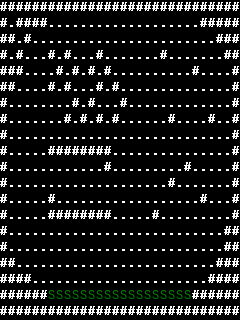

Tiled map render using the project's own tile images. Description and the whole map definition, tile-layer contents included, below:
An orthogonal 30x20 tile map with 8x16 px tiles, 1 tile layer (Terrain), 1 hidden layer not drawn.

<map version="1.10" tiledversion="1.11.2" orientation="orthogonal" renderorder="right-down" width="30" height="20" tilewidth="8" tileheight="16" infinite="0" nextlayerid="3" nextobjectid="1">
 <tileset firstgid="1" source="tileset/editor.tsx" />
 <layer id="1" name="Terrain" width="30" height="20">
  <data encoding="csv">
5,5,5,5,5,5,5,5,5,5,5,5,5,5,5,5,5,5,5,5,5,5,5,5,5,5,5,5,5,5,
5,1,5,5,5,5,1,1,1,1,1,1,1,1,1,1,1,1,1,1,1,1,1,1,1,5,5,5,5,5,
5,5,1,5,1,1,1,1,1,1,1,1,1,1,1,1,1,1,1,1,1,1,1,1,1,1,1,5,5,5,
5,1,5,1,1,1,5,1,5,1,1,1,5,1,1,1,1,1,1,1,5,1,1,1,1,1,1,1,5,5,
5,5,5,1,1,1,1,5,1,5,1,5,1,5,1,1,1,1,1,1,1,1,1,1,5,1,1,1,1,5,
5,5,1,1,1,1,5,1,5,1,1,1,5,1,5,1,1,1,1,1,1,1,1,1,1,1,1,1,1,5,
5,1,1,1,1,1,1,1,1,5,1,5,1,1,1,5,1,1,1,1,1,1,1,1,1,1,1,1,1,5,
5,1,1,1,1,1,1,1,5,1,5,1,5,1,5,1,1,1,1,1,1,5,1,1,1,1,5,1,1,5,
5,1,1,1,1,1,1,1,1,1,1,1,1,1,1,1,1,1,1,1,1,1,1,1,1,1,1,1,1,5,
5,1,1,1,1,1,5,5,5,5,5,5,5,5,1,1,1,1,1,1,1,1,1,1,1,1,1,1,1,5,
5,1,1,1,1,1,1,1,1,1,1,1,1,5,1,1,1,1,1,1,1,1,1,5,1,1,1,1,1,5,
5,1,1,1,1,1,1,1,1,1,1,1,1,1,1,1,1,1,1,1,1,5,1,1,1,1,1,1,1,5,
5,1,1,1,1,1,5,1,1,1,1,1,1,1,1,1,1,1,1,1,1,1,1,1,1,5,1,1,1,5,
5,1,1,1,1,1,5,5,5,5,5,5,5,5,1,1,1,1,1,5,1,1,1,1,1,1,1,1,1,5,
5,1,1,1,1,1,1,1,1,1,1,1,1,1,1,1,1,1,1,1,1,1,1,1,1,1,1,1,5,5,
5,1,1,1,1,1,1,1,1,1,1,1,1,1,1,1,1,1,1,1,1,1,1,1,1,1,1,1,5,5,
5,5,1,1,1,1,1,1,1,1,1,1,1,1,1,1,1,1,1,1,1,1,1,1,1,1,1,5,5,5,
5,5,5,5,1,1,1,1,1,1,1,1,1,1,1,1,1,1,1,1,1,1,1,1,1,1,5,5,5,5,
5,5,5,5,5,5,3,3,3,3,3,3,3,3,3,3,3,3,3,3,3,3,3,3,5,5,5,5,5,5,
5,5,5,5,5,5,5,5,5,5,5,5,5,5,5,5,5,5,5,5,5,5,5,5,5,5,5,5,5,5
</data>
 </layer>
 <layer id="2" name="Foes" width="30" height="20" visible="0">
  <data encoding="csv">
0,0,0,0,0,0,0,0,0,0,0,0,0,0,0,0,0,0,0,0,0,0,0,0,0,0,0,0,0,0,
0,0,0,0,0,0,0,0,0,0,0,0,0,0,0,0,0,0,0,0,0,0,0,0,0,0,0,0,0,0,
0,0,0,0,0,0,0,0,0,0,0,0,0,0,0,0,0,0,0,0,0,0,0,0,0,0,0,0,0,0,
0,0,0,0,0,0,0,0,0,0,0,0,0,0,0,0,0,0,0,0,0,0,0,0,0,0,0,0,0,0,
0,0,0,0,2,0,0,0,0,0,0,0,0,0,0,0,0,0,0,0,2,0,0,0,0,0,0,0,0,0,
0,0,0,0,0,0,0,0,0,0,0,2,0,0,0,0,0,0,0,0,0,0,0,0,2,0,0,0,0,0,
0,0,0,0,0,0,0,0,0,0,0,0,0,0,0,0,0,0,0,0,0,0,0,0,0,0,0,0,0,0,
0,0,0,0,0,2,0,0,0,0,0,2,0,0,0,0,0,0,0,0,0,0,0,0,0,0,0,0,0,0,
0,0,0,0,0,0,0,0,0,0,0,0,0,0,0,0,0,0,0,0,0,2,0,0,0,0,2,0,0,0,
0,0,0,0,0,0,0,0,0,0,0,0,0,0,0,0,0,0,0,0,0,0,0,0,0,0,0,0,0,0,
0,0,0,0,0,0,0,0,0,0,0,0,2,0,0,0,0,0,0,0,0,0,0,0,0,0,0,0,0,0,
0,0,0,0,0,0,0,0,0,0,0,0,0,0,0,0,0,0,0,0,0,0,0,2,0,0,0,0,0,0,
0,0,0,0,0,0,0,2,0,0,0,0,0,0,0,0,0,0,0,0,0,2,0,0,0,0,0,0,0,0,
0,0,0,0,0,0,0,0,0,0,0,0,0,0,0,0,0,0,0,0,0,0,0,0,0,2,0,0,0,0,
0,0,0,0,0,0,0,0,0,0,0,0,0,0,0,0,0,0,0,2,0,0,0,0,0,0,0,0,0,0,
0,0,0,0,0,2,0,0,0,0,0,0,0,0,2,0,0,0,0,0,0,0,0,0,0,0,0,0,0,0,
0,0,0,0,0,0,0,0,0,0,0,2,0,0,0,0,0,2,0,0,0,0,0,0,0,0,0,0,0,0,
0,0,0,0,0,0,0,0,0,0,0,0,0,0,0,0,0,0,0,0,0,0,0,0,0,2,0,0,0,0,
0,0,0,0,0,0,0,0,0,0,0,0,0,0,0,0,0,0,0,0,0,0,0,0,0,0,0,0,0,0,
0,0,0,0,0,0,0,0,0,0,0,0,0,0,0,0,0,0,0,0,0,0,0,0,0,0,0,0,0,0
</data>
 </layer>
</map>